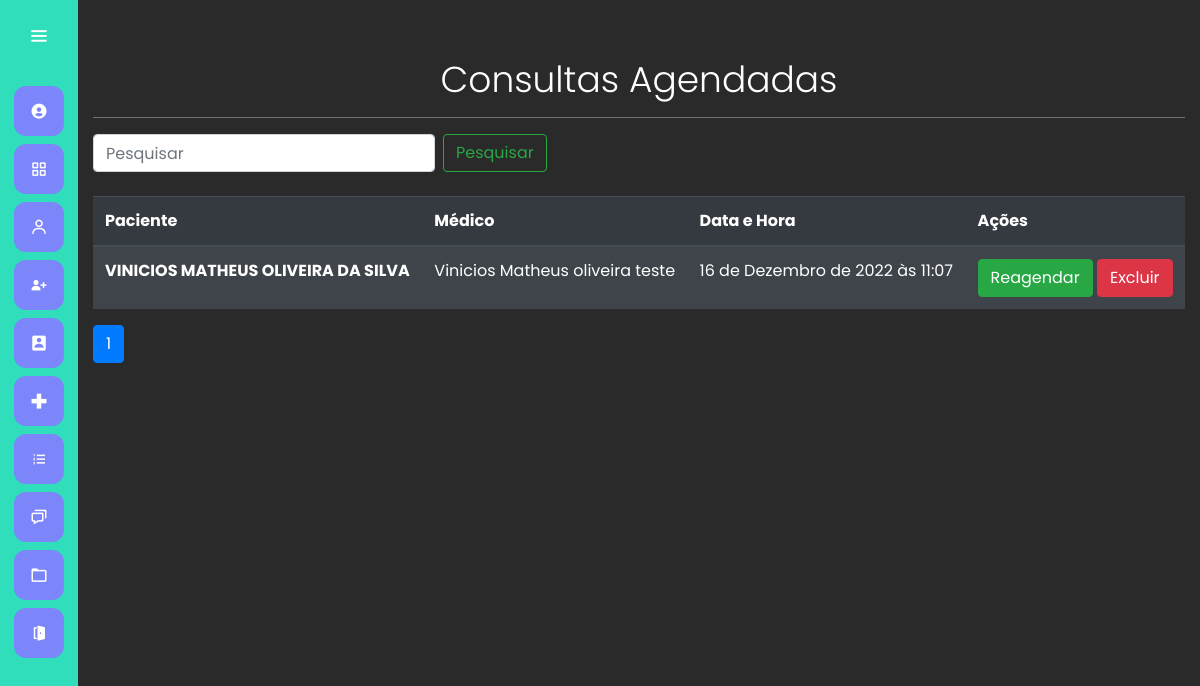
The page /consulta/listar_consultas/ (signed in) on the database its author committed.
### consulta/models.py (models this page shows, shortened)
class MarcarConsulta(models.Model):
    paciente = models.ForeignKey(Paciente, on_delete=models.CASCADE)
    medico = models.ForeignKey(Medico, on_delete=models.CASCADE)
    descricao = models.TextField()
    valor = models.FloatField()
    horario = models.DateTimeField()

### paciente/models.py (models this page shows)
class Paciente(models.Model):
    nome = models.CharField(max_length=60)
    data_nascimento = models.DateField()
    cpf = models.CharField(max_length=12)
    email = models.EmailField(default='')
    telefone = models.CharField(max_length=12)
    endereco = models.CharField(max_length=200, default='')
    def __str__(self) -> str:
        return self.nome

### medico/models.py (models this page shows)
class Medico(models.Model):
    nome = models.CharField(max_length=50)
    especialidades = models.ForeignKey(Especialidades,  on_delete=models.CASCADE)
    crm = models.CharField(max_length=12)
    cpf = models.CharField(max_length=11)
    dta_nascimento = models.DateField()
    tel = models.CharField(max_length=11)
    endereco = models.CharField(max_length=150)
    def __str__(self) -> str:
        return self.nome

### consulta/views.py (the view)
# urls.py: path('listar_consultas/', views.listar_consultas, name='listar_consultas'),
@login_required
def listar_consultas(request):
      if request.GET.get('termo'):
              termo = request.GET.get('termo')
              consultas = MarcarConsulta.objects.filter(Q(paciente__nome__icontains=termo) |
                                                        Q(medico__nome__icontains=termo)|
                                                        Q(data__icontains=termo))
      else:
              consultas = MarcarConsulta.objects.order_by('-id', '-paciente')
      paginator = Paginator(consultas, 10)
      page = request.GET.get('page')
      consultas = paginator.get_page(page)
      return render(request, 'consulta/consultas.html', {'consultas':consultas})

### consulta/templates/consulta/consultas.html (shortened to what this page needs)
{% extends 'base.html' %}
{% load bootstrap4 %}
{% load static %}
{% block 'head' %}
    <link rel="stylesheet" href="{% static 'cadastro/css/cadastro_usuarios.css' %}">
    <link rel="stylesheet" href="{% static 'consulta/css/listar_consultas.css' %}">
{% endblock %}
{% block 'dashboard'%}
    <div class="container">
        <br>
    <br>
    <h1 class="display-4">Consultas Agendadas </b></h1>
    <hr class="bg-hr">
        <form class="form-inline my-2 my-lg-0" action="{% url 'listar_consultas' %}">{% csrf_token %}
            <input class="form-control mr-sm-2" type="" placeholder="Pesquisar" aria-label="Pesquisar" name="termo">
            <button class="btn btn-outline-success my-2 my-sm-0" type="submit">Pesquisar</button>
          </form>
          <br>
        <table class="table table-striped table-dark">
            <thead>
              <tr>
                <th scope="col">Paciente</th>
                <th scope="col">Médico</th>
                <th scope="col">Data e Hora</th>
                <th scope="col">Ações</th>
              </tr>
            </thead>
            <tbody>
              <tr>
                {% for consulta in consultas %}
                <th scope="row">{{consulta.paciente}}</th>
                <td>{{consulta.medico}}</td>
                <td>{{consulta.horario}}</td>
                <td>
                    <a href="{% url 'editar_consulta' consulta.id %}" class="btn btn-success">Reagendar </a>
                    <a href="{% url 'excluir_consulta' consulta.id %} "
                    onclick="return confirm('Deseja mesmo excluir a consulta {{user.first_name}}');" class="btn btn-danger">Excluir</a>
                </td>
              </tr>
              {% endfor %}
            </tbody>
          </table>
     {%include 'modulos/_paginacao_nav.html'%}
    </div>
{% endblock 'dashboard'%}

### templates/static/general/css/base.css (style rules this page uses)
* { margin: 0; padding: 0; box-sizing: border-box; font-family: "Poppins" , sans-serif; }

### templates/static/general/css/general.css (style rules this page uses)
:root { --main-color: #7C85FA; --dark-color: #31DEBC; --light-color: #98F542; --contrast-color: #DEAE31; --differential-color: #ff5938; }

### templates/static/cadastro/css/cadastro_usuarios.css (style rules this page uses)
.bg-hr { background-color: gray; }
.display-4 { margin-top: 10px; text-align: center; font-size: 36px; }

### templates/static/consulta/css/listar_consultas.css (style rules this page uses)
:root { --color-primary: #269fe6; --color-primary-hover: #2086c2; --color-primary-dark: #13141f; --color-primary-dark-hover: #212336; --color-primary-light: #d4ecfa; --color-primary-light-hover: #bdd8e7; --color-white: #fff; --color-black: #000; --color-dark-text: #444; --color-info-light: #cce5ff; --color-debug-light: #cce5ff; --color-success-light: #d4edda; --color-alert-light: #fff3cd; --color-warning-light: #fff3cd; --color-error-light: #f8d7da; --color-info-dark: #4d86c4; --color-debug-dark: #4d86c4; --color-success-dark: #4a9c5d; --color-alert-dark: #927f40; --color-warning-dark: #927f40; --color-error-dark: #da525d; --color-gray-0: #f9f9f9; --color-gray-1: #e0e0e0; --color-gray-2: #c7c7c7; --color-gray-3: #aeaeae; --color-gray-4: #959595; --color-gray-5: #7d7d7d; --color-gray-6: #646464; --color-gray-7: #4b4b4b; --color-gray-8: #323232; --color-gray-9: #191919; --font-primary: sans-serif; --font-headings: 'Roboto Slab', serif; --spacing-gutter-medium: 3rem; --spacing-gutter-large: 4rem; }

### rows shown on the page
MarcarConsulta: paciente "VINICIOS MATHEUS OLIVEIRA DA SILVA", medico "Vinicios Matheus oliveira teste", horario "16 de Dezembro de 2022 às 11:07"

### other values the page prints
{{ pagina }} "1"
